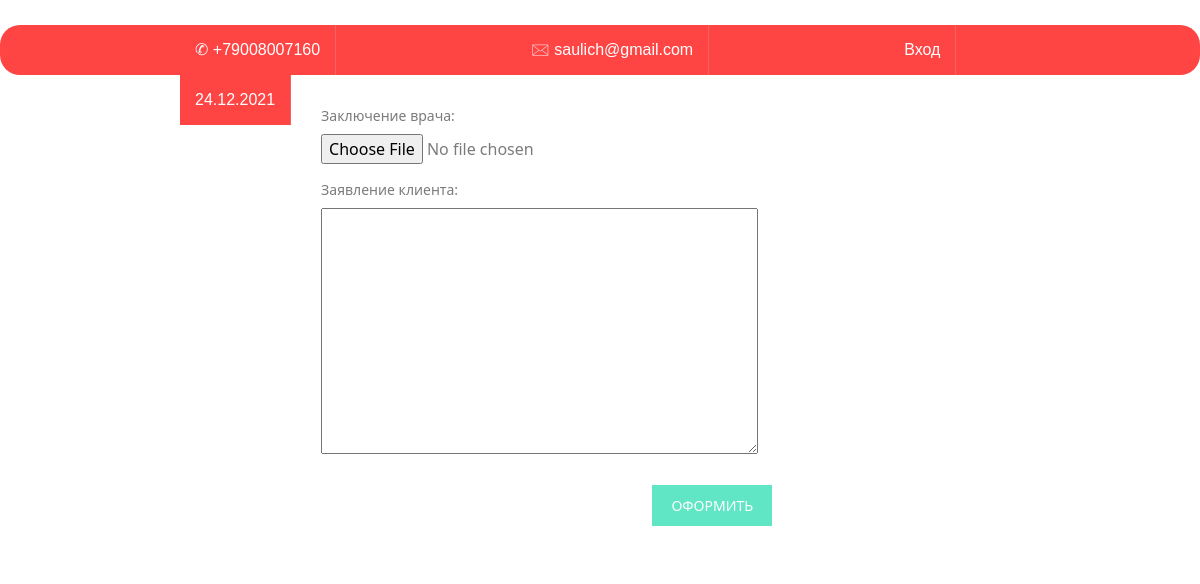
/application_for_payment.html/21 (signed in), run on an earlier commit of the app's database.
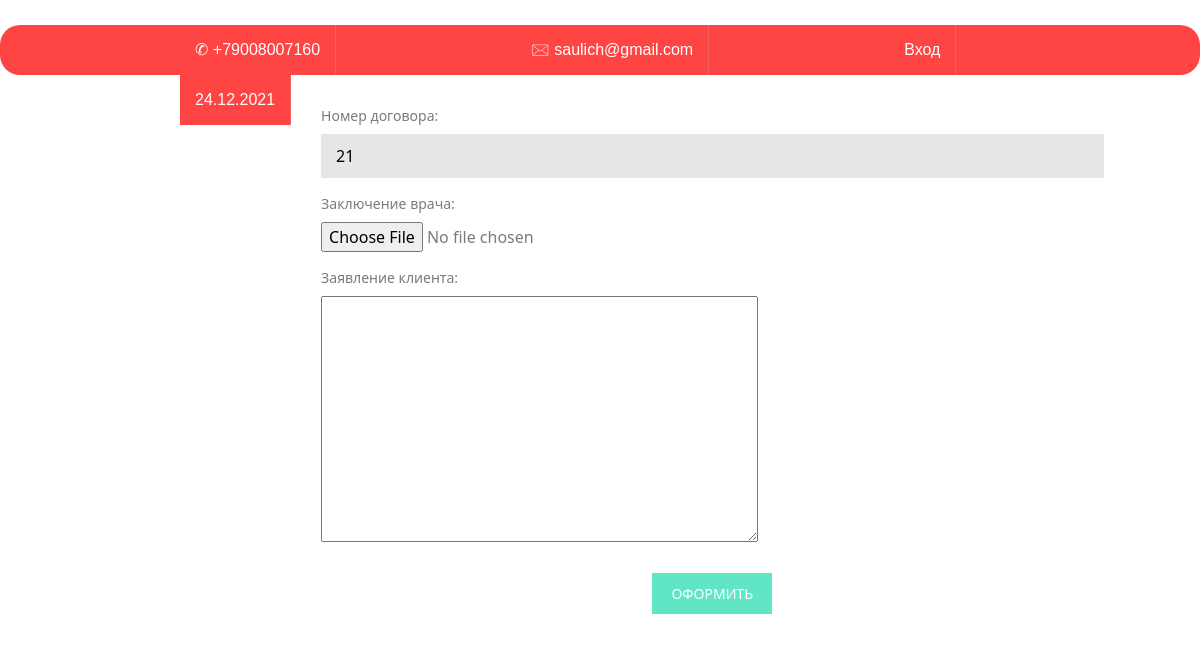
And on a later commit of the database.
### firstapp/models.py (models this page shows)
class Dogovor(models.Model):
    customer = models.ForeignKey(Customer, on_delete=models.CASCADE)
    employeer = models.ForeignKey(Employeer, on_delete=models.CASCADE)
    type_view = models.ForeignKey(TypeOfInsurance, on_delete=models.CASCADE)
    time = models.DateField(default=timezone.now)
    sum_insurance = models.DecimalField(max_digits=20, decimal_places=2)

### firstapp/views.py (the view, shortened to what this page needs)
# urls.py: path('application_for_payment.html/<int:id>', PageApplicationPayment.as_view()),
class PageApplicationPayment(View):
    def get(self, request, id):
        if 'id_user' in request.session.keys():
            rezult_info = get_info_dogovor_2(request.session['id_user'], id)
            context = {
                'rezult_info': rezult_info
            }
        return render(request, 'application_for_payment.html', context=context)

### firstapp/basa.py (called while the page is built)
def get_info_dogovor_2(user_id, id):
    info_dogovor = Dogovor.objects.filter(customer=user_id, id = id)
    return info_dogovor

### firstapp/templates/application_for_payment.html (shortened to what this page needs)
{% extends 'layout.html'%}
{% block content %}
<div class="container">
<form method="post" enctype="multipart/form-data">
    {% for info in rezult_info %}
        <div>
            <label for="name">Номер договора: </label>
            <input type="text" name="dogovor" value="{{info.id}}" required>
        </div>
     {% endfor %}
        <div>
            <label for="name">Заключение врача:</label>
            <input type="file" name="doctor_opinion"  required>
        </div>
        <div>
            <label for="name">Заявление клиента:</label>
            <textarea rows="10" cols="45" name="customer_request"> </textarea>
        </div>
      <button type="submit">Оформить</button>
</form>
</div>
{% endblock %}

What changed in the data, as far as the page shows it:
added Dogovor: dogovor "21"
